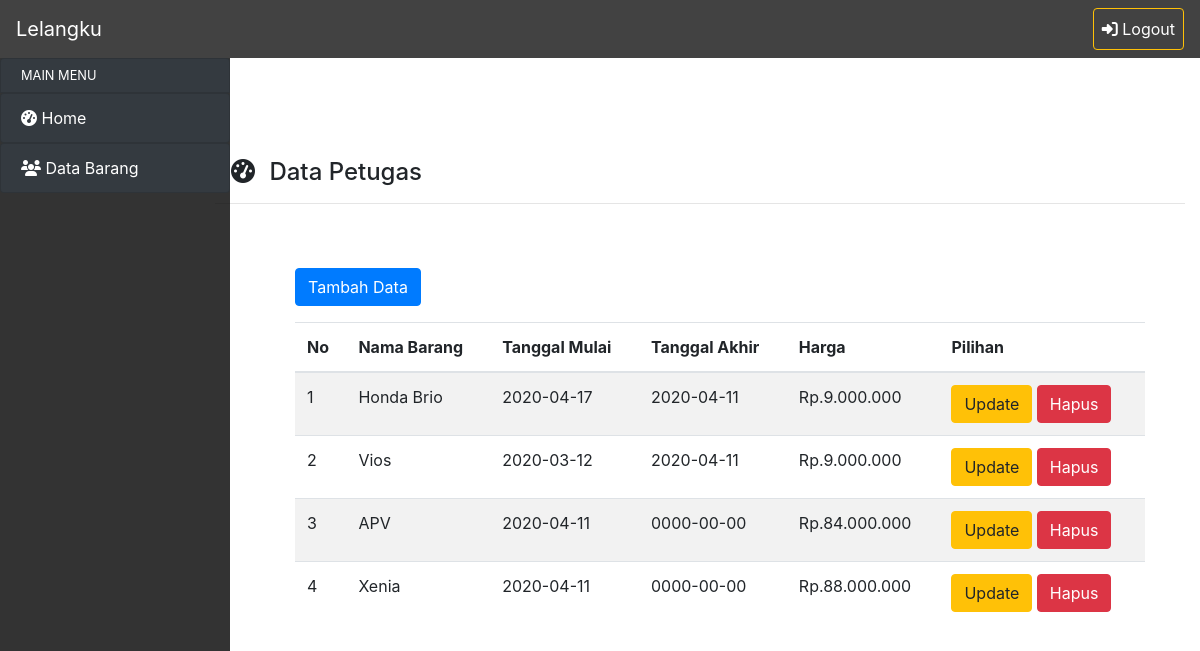
Screenshot of /petugas/index.php?page=data_barang with the database file from the repository.
### tables this page shows
CREATE TABLE `tb_barang` (
  `id_barang` int(11) NOT NULL,
  `nama_barang` varchar(25) NOT NULL,
  `tanggal_mulai` date NOT NULL,
  `tanggal_akhir` date NOT NULL,
  `harga_awal` int(20) NOT NULL,
  `deskripsi_barang` text NOT NULL,
  `status` enum('dibuka','ditutup') NOT NULL,
  `gambar` varchar(150) NOT NULL
);

### config.php (called while the page is built, shortened)
<?php
$conn = mysqli_connect("localhost", "root", "", "db_lelang");
function query($query){
    global $conn;
    $result = mysqli_query($conn,$query);
    $rows = [];
    while($row = mysqli_fetch_assoc($result)){
        $rows[] = $row;
    }
    return $rows;
}

### petugas/data_barang.php (the view)
<?php
require_once '../config.php';
$barang = query("SELECT * FROM tb_barang");
?>
<h4 class="ml-3"><i class="fas fa-tachometer-alt mr-2"></i> Data Petugas</h4><hr>
    <div class="container-fluid">
    <div class="row">
        <div class="col-md-12 mt-5">
            <a href="index.php?page=tambahBarang" class="btn btn-primary mb-3">Tambah Data</a>
            <table class="table table-striped">
                <thead>
                    <tr>
                        <th>No</th>
                        <th>Nama Barang</th>
                        <th>Tanggal Mulai</th>
                        <th>Tanggal Akhir</th>
                        <th>Harga</th>
                        <th>Pilihan</th>
                    </tr>
                </thead>
                <tbody>
                    <?php $nomor = 1; ?>
                    <?php foreach($barang as $p) : ?>
                    <tr>
                        <td><?php echo $nomor++; ?></td>
                        <td><?php echo $p["nama_barang"]; ?></td>
                        <td><?php echo $p["tanggal_mulai"]; ?></td>
                        <td><?php echo $p["tanggal_akhir"]; ?></td>
                        <td>Rp.<?php echo number_format($p["harga_awal"],0,',','.'); ?></td>
                        <td>
                            <a href="index.php?page=update_barang&id_barang=<?php echo $p["id_barang"]; ?>" class="btn btn-warning">Update</a>
                            <a href="hapus_barang.php?id_barang=<?php echo $p["id_barang"]; ?>" class="btn btn-danger" onclick="confirm('Apakah anda yakin menghapus')" >Hapus</a>
                        </td>
                    </tr>
                    <?php endforeach; ?>
                </tbody>
            </table>
        </div>
    </div>
</div>

### petugas/index.php (shortened to what this page needs)
<?php include"../config.php"; ?>
<!doctype html>
<html lang="en">
  <head>
    <link rel="stylesheet" href="https://stackpath.bootstrapcdn.com/bootstrap/4.4.1/css/bootstrap.min.css">
    <link rel="stylesheet" href="style.css">
    <link rel="stylesheet" href="../css/bootstrap.min.css">
    <link rel="stylesheet" href="../fontawesome-free/css/all.min.css">
  </head>
  <body>
    <?php
      include "navmenu.php";
    ?>
  <div class="col-sm-10 offset-2" style="margin-top:-700px;">
    <?php
      if(isset($_GET['page'])) {
      $page = $_GET['page'] . ".php";
      include ("$page");
      } else {
      include ('home.php');
      }?>
  </div>
</div>
  </body>
</html>

### petugas/navmenu.php (shortened to what this page needs)
<!doctype html>
<html lang="en">
  <head>
    <link rel="stylesheet" href="https://stackpath.bootstrapcdn.com/bootstrap/4.4.1/css/bootstrap.min.css">
    <link rel="stylesheet" href="../fontawesome-free/css/all.min.css">
    <link rel="stylesheet" href="../css/bootstrap.min.css">
    <link rel="stylesheet" href="home.css">
  </head>
  <body>
<nav class="navbar navbar-expand-lg navbar-light navbar-dark" style="background-color: #424242;">
  <a class="navbar-brand" href="#">Lelangku</a>
  <div class="collapse navbar-collapse" id="navbarSupportedContent">
    <ul class="navbar-nav ml-auto">
      <li class="nav-item active">
        <a class="nav-link btn btn-outline-warning" href="../logout.php"><i class="fas fa-sign-in-alt"></i> Logout <span class="sr-only">(current)</span></a>
      </li>
    </ul>
  </div>
</nav>
<div class="row" id="body-row">
    <div id="sidebar-container" class="sidebar-expanded d-none d-md-block">
        <ul class="list-group">
            <li class="list-group-item sidebar-separator-title bg-dark text-white d-flex align-items-center menu-collapsed">
                <small>MAIN MENU</small>
            </li>
            <?php if($_SESSION["petugas"]["id_level"] === "1"): ?>
            <li>
                <a href="index.php?page=home" class="list-group-item list-group-item-action bg-dark text-white">
                <span class="menu-collapsed"><i class="fas fa-tachometer-alt"></i> Home</span>
              </a>
            </li>
            <li>
                <a href="index.php?page=data_petugas" class="list-group-item list-group-item-action bg-dark text-white">
                <span class="menu-collapsed"><i class="fas fa-file-alt"></i> Data Petugas</span>
              </a>
            </li>
            <li>
                <a href="index.php?page=data_barang" class="list-group-item list-group-item-action bg-dark text-white">
                <span class="menu-collapsed"><i class="fas fa-users"></i> Data Barang</span>
              </a>
            </li>
            <li>
                <a href="index.php?page=data_pembayaran" class="list-group-item list-group-item-action bg-dark text-white">
                <span class="menu-collapsed"><i class="fas fa-table"></i>Konfirmai Pembayaran</span>
              </a>
            </li>
          <?php else: ?>
            <li>
                <a href="index.php?page=dashboard" class="list-group-item list-group-item-action bg-dark text-white">
                <span class="menu-collapsed"><i class="fas fa-tachometer-alt"></i> Home</span>
              </a>
            </li>
            <li>
                <a href="index.php?page=data_barang" class="list-group-item list-group-item-action bg-dark text-white">
                <span class="menu-collapsed"><i class="fas fa-users"></i> Data Barang</span>
              </a>
            </li>
          <?php endif; ?>
        </ul>
      </div>

### petugas/style.css (style rules this page uses)
#body-row { margin-left:0; margin-right:0; }
#sidebar-container { min-height: 100vh; background-color: #333; padding: 0; }
.sidebar-expanded { width: 230px; }
#sidebar-container .list-group a { height: 50px; color: white; }
.sidebar-separator-title { background-color: #333; height: 35px; }

### petugas/home.css (style rules this page uses)
.row { margin-left: 50px; margin-right: 10px; }

### rows the page displays
tb_barang: nama_barang "Honda Brio", tanggal_mulai "2020-04-17", tanggal_akhir "2020-04-11", harga_awal "9.000.000"
tb_barang: nama_barang "Vios", tanggal_mulai "2020-03-12", tanggal_akhir "2020-04-11", harga_awal "9.000.000"
tb_barang: nama_barang "APV", tanggal_mulai "2020-04-11", tanggal_akhir "0000-00-00", harga_awal "84.000.000"
tb_barang: nama_barang "Xenia", tanggal_mulai "2020-04-11", tanggal_akhir "0000-00-00", harga_awal "88.000.000"
